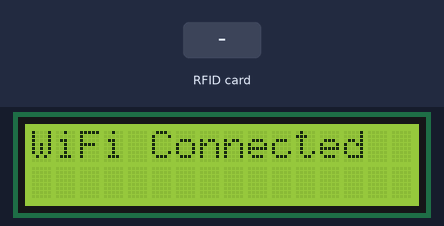
This sketch was run on a simulated ESP32. Shown: 16×2 character LCD. The test bench sets the inputs (shaded band). WiFi joins after 1.5 s; servers stay silent unless stated; uploads are accepted with an empty reply; what the sketch prints to the serial monitor is not drawn.

Above: at 1.7 s.
At 4.5 s:
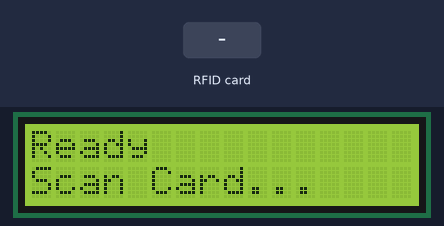
4.6 s: RFID card 5E 7A 19 C4 held to the reader
At 4.74 s:
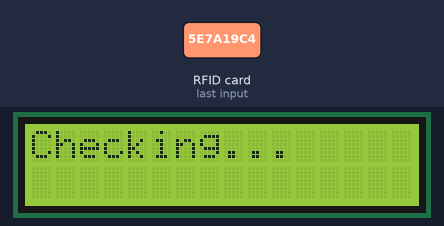
At 6.2 s:
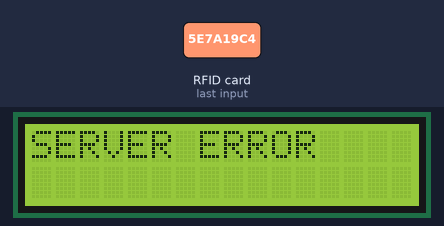
Timing chart, 0 to 7.7 s (numbered marks = the images above; inputs shaded):
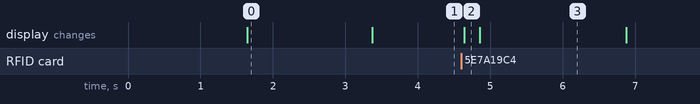

Measured:
- after the input at 4.6 s, the display: changes at once (image 2)
- what the display in image 0 shows lasts 1.8 s, from 1.6 s to 3.4 s
- what the display in image 3 shows lasts 2.0 s, from 4.9 s to 6.9 s

The sketch:

ESP32_RFID_Reader.ino
```cpp
#include <SPI.h>
#include <MFRC522.h>
#include <Wire.h>
#include <LiquidCrystal_I2C.h>
#include <WiFi.h>
#include <HTTPClient.h>

// RFID
#define SS_PIN 5
#define RST_PIN 27

// Buzzer
#define BUZZER_PIN 25
#define BUZZER_CHANNEL 0
#define BUZZER_FREQ 1000
#define BUZZER_RESOLUTION 8

// LCD
LiquidCrystal_I2C lcd(0x27, 16, 2);

MFRC522 rfid(SS_PIN, RST_PIN);

String lastUID = "";

// WiFi
const char* ssid = "muhammad2020_2.4Gzh@unifi";
const char* password = "66636230lj";

// 🌐 SERVER URL - UPDATE THIS WITH YOUR COMPUTER'S IP ADDRESS
// Find your local IP: Open Command Prompt and type: ipconfig
// Look for "IPv4 Address" (usually 192.168.x.x or 172.x.x.x)
// Example: String serverURL = "http://192.168.1.100/SmartSchoolBus/check.php?uid=";
String serverURL = "http://192.168.1.15/SmartSchoolBus/check.php?uid=";

void setup() {
  Serial.begin(115200);

  // RFID
  SPI.begin();
  rfid.PCD_Init();

  // Buzzer
  pinMode(BUZZER_PIN, OUTPUT);
  ledcAttach(BUZZER_PIN, BUZZER_FREQ, BUZZER_RESOLUTION);
  ledcWrite(BUZZER_PIN, 0);  // OFF

  // LCD
  Wire.begin(21, 22);
  lcd.init();
  lcd.backlight();

  lcd.setCursor(0, 0);
  lcd.print("Connecting WiFi");

  // WiFi
  WiFi.begin(ssid, password);
  Serial.print("Connecting WiFi");

  while (WiFi.status() != WL_CONNECTED) {
    delay(500);
    Serial.print(".");
  }

  Serial.println("\nWiFi Connected");
  Serial.print("ESP32 IP: ");
  Serial.println(WiFi.localIP());

  lcd.clear();
  lcd.setCursor(0, 0);
  lcd.print("WiFi Connected");
  delay(1000);

  // Test buzzer to verify it works
  beep();
  delay(300);
  beep();

  lcd.clear();
  lcd.setCursor(0, 0);
  lcd.print("Ready");
  lcd.setCursor(0, 1);
  lcd.print("Scan Card...");
}

// 🔊 Beep (GRANTED)
void beep() {
  ledcWrite(BUZZER_PIN, 255);  // ON
  delay(200);
  ledcWrite(BUZZER_PIN, 0);    // OFF
}

// 🔊 Beep (DENIED)
void beepDenied() {
  beep();
  delay(150);
  beep();
}

// 🌐 Check UID from server
String checkUID(String uid) {
  if (WiFi.status() == WL_CONNECTED) {

    WiFiClient client;
    HTTPClient http;

    String fullURL = serverURL + uid;

    Serial.print("Request URL: ");
    Serial.println(fullURL);

    http.begin(client, fullURL);   // 🔥 FIX HERE

    int httpCode = http.GET();

    Serial.print("HTTP Code: ");
    Serial.println(httpCode);

    if (httpCode > 0) {
      String payload = http.getString();
      http.end();

      payload.trim();
      payload.toUpperCase();  // Convert to uppercase to handle case differences

      Serial.print("Server Response: [");
      Serial.print(payload);
      Serial.println("]");

      return payload;
    } else {
      Serial.println("HTTP request failed");
      http.end();
      return "ERROR";
    }
  }
  return "NO_WIFI";
}
void loop() {
  if (!rfid.PICC_IsNewCardPresent()) return;
  if (!rfid.PICC_ReadCardSerial()) return;

  String currentUID = "";

  for (byte i = 0; i < rfid.uid.size; i++) {
    currentUID += String(rfid.uid.uidByte[i], HEX);
  }

  if (currentUID != lastUID) {

    Serial.print("UID: ");
    Serial.println(currentUID);

    lcd.clear();
    lcd.setCursor(0, 0);
    lcd.print("Checking...");

    String result = checkUID(currentUID);

    lcd.clear();

    if (result == "GRANTED") {
      Serial.println("ACCESS GRANTED");

      lcd.setCursor(0, 0);
      lcd.print("ACCESS GRANTED");

      beep();

    } else if (result == "DENIED") {
      Serial.println("ACCESS DENIED");

      lcd.setCursor(0, 0);
      lcd.print("ACCESS DENIED");

      beepDenied();

    } else {
      Serial.println("SERVER ERROR");

      lcd.setCursor(0, 0);
      lcd.print("SERVER ERROR");
    }

    delay(2000);

    lcd.clear();
    lcd.setCursor(0, 0);
    lcd.print("Ready");
    lcd.setCursor(0, 1);
    lcd.print("Scan Card...");

    lastUID = currentUID;
  }

  delay(500);
}
```
